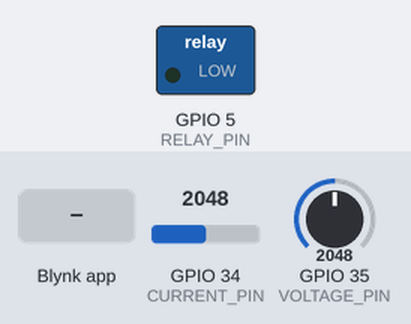
This sketch was run on a simulated ESP32. Shown: switched loads named in the sketch (green lamp = pin HIGH). The inputs (shaded band) are chosen by the test bench; at power-on: GPIO 34 (CURRENT_PIN) = 2048, GPIO 35 (VOLTAGE_PIN) = 2048 (analog values on the 0–4095 scale). WiFi joins after 1.5 s; servers stay silent unless stated; what the sketch prints to the serial monitor is not drawn.

Above: at 4.0 s.
4.1 s: Blynk app writes 1 to V3
At 5.1 s:
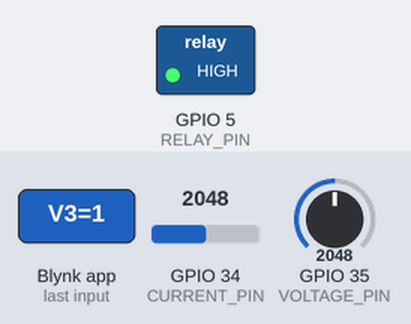
5.6 s: Blynk app writes 0 to V3
At 6.2 s:
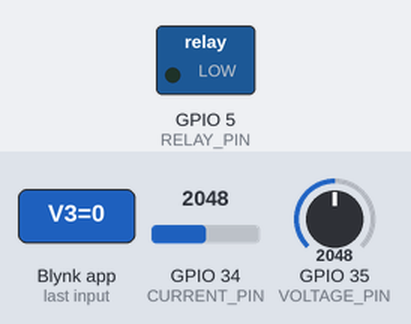
7.1 s: Blynk app writes 200 to V3
At 7.4 s:
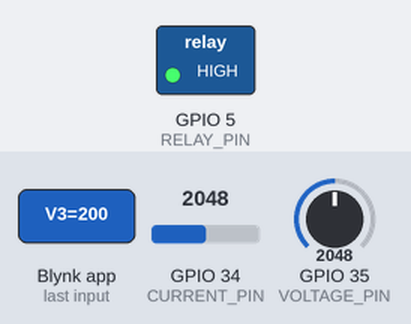
Timing chart, 0 to 10.1 s (numbered marks = the images above; inputs shaded):
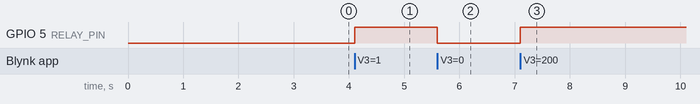

Measured:
- after the input at 4.1 s, GPIO 5 (RELAY_PIN): LOW → HIGH at once
- after the input at 5.6 s, GPIO 5 (RELAY_PIN): HIGH → LOW at once
- after the input at 7.1 s, GPIO 5 (RELAY_PIN): LOW → HIGH at once

The sketch:

Project.ino
```cpp
#define BLYNK_TEMPLATE_ID "YOUR_TEMPLATE_ID"
#define BLYNK_TEMPLATE_NAME "Major Project 2026"
#define BLYNK_AUTH_TOKEN "YOUR_BLYNK_AUTH_TOKEN"

#define BLYNK_PRINT Serial

#include <WiFi.h>
#include <BlynkSimpleEsp32.h>
#include <WebServer.h>
#include <WebSocketsServer.h>

// WiFi details
char ssid[] = "YOUR_WIFI_NAME";
char pass[] = "YOUR_WIFI_PASSWORD";

// Pin connections
#define CURRENT_PIN 34
#define VOLTAGE_PIN 35
#define RELAY_PIN 5

WebServer server(80);
WebSocketsServer webSocket(81);

BlynkTimer timer;

// Stores total energy consumed
float totalEnergy = 0;

// Used for energy calculation timing
unsigned long lastTime = 0;

// Current sensor offset value
float offset = 0;

// Reads voltage from voltage sensor
float readVoltage()
{
  int adc = analogRead(VOLTAGE_PIN);

  float voltage = adc * (3.3 / 4095.0) * 4.5;

  return voltage;
}

// Reads current from ACS712 sensor
float readCurrent()
{
  float raw = analogRead(CURRENT_PIN);

  float voltage = raw * (3.3 / 4095.0);

  float offsetVoltage = offset * (3.3 / 4095.0);

  float current_A = (voltage - offsetVoltage) / 0.066;

  float current_mA = current_A * 1000.0;

  return current_mA;
}

// Controls relay from Blynk app
BLYNK_WRITE(V3)
{
  digitalWrite(RELAY_PIN, param.asInt());
}

// Sends data to website and Blynk
void sendData()
{
  float voltage = readVoltage();

  float current_mA = readCurrent();

  float current_A = current_mA / 1000.0;

  float power = voltage * current_A;

  // Calculates energy usage
  unsigned long now = millis();

  totalEnergy += power * (now - lastTime) / 3600000.0;

  lastTime = now;

  // Displays values in Serial Monitor
  Serial.print("Voltage: ");
  Serial.println(voltage);

  Serial.print("Current: ");
  Serial.print(current_mA);
  Serial.println(" mA");

  Serial.print("Power: ");
  Serial.println(power);

  Serial.println("----------------");

  // Sends data to Blynk
  Blynk.virtualWrite(V0, voltage);
  Blynk.virtualWrite(V1, current_mA);
  Blynk.virtualWrite(V2, power);

  // Sends data to web dashboard
  String json = "{";

  json += "\"v\":" + String(voltage,2) + ",";
  json += "\"c\":" + String(current_mA,2) + ",";
  json += "\"p\":" + String(power,2) + ",";
  json += "\"e\":" + String(totalEnergy,2) + ",";
  json += "\"r\":" + String(digitalRead(RELAY_PIN));

  json += "}";

  webSocket.broadcastTXT(json);
}

// Toggles relay from website
void handleToggle()
{
  int state = !digitalRead(RELAY_PIN);

  digitalWrite(RELAY_PIN, state);

  Blynk.virtualWrite(V3, state);

  server.send(200, "text/plain", "OK");
}

// Main webpage
void handleRoot()
{
  String html = R"rawliteral(

<!DOCTYPE html>
<html>

<head>

<meta name="viewport" content="width=device-width, initial-scale=1">

<style>

body{
font-family:Arial;
background:white;
text-align:center;
margin:0;
}

.card{
margin:20px;
padding:20px;
}

.toggle{
width:100px;
height:100px;
border-radius:50%;
font-size:20px;
color:white;
border:none;
}

</style>

</head>

<body>

<h2>Major Project 2026</h2>

<div class="card">

<div id="v">Voltage</div>

<div id="c">Current</div>

<div id="p">Power</div>

<div id="e">Energy</div>

<button id="btn" class="toggle">--</button>

</div>

<script>

let ws = new WebSocket("ws://"+location.hostname+":81/");

ws.onmessage = function(e){

let d = JSON.parse(e.data);

document.getElementById("v").innerText = "Voltage: " + d.v + " V";

document.getElementById("c").innerText = "Current: " + d.c + " mA";

document.getElementById("p").innerText = "Power: " + d.p + " W";

document.getElementById("e").innerText = "Energy: " + d.e + " Wh";

let btn = document.getElementById("btn");

if(d.r == 1)
{
  btn.innerText = "ON";
  btn.style.background = "green";
}
else
{
  btn.innerText = "OFF";
  btn.style.background = "red";
}

};

document.getElementById("btn").onclick = function(){

fetch('/toggle');

};

</script>

</body>
</html>

)rawliteral";

  server.send(200,"text/html",html);
}

// Initial setup
void setup()
{
  Serial.begin(9600);

  pinMode(RELAY_PIN, OUTPUT);

  digitalWrite(RELAY_PIN, LOW);

  analogReadResolution(12);

  analogSetAttenuation(ADC_11db);

  // Finds sensor offset value
  for(int i = 0; i < 500; i++)
  {
    offset += analogRead(CURRENT_PIN);

    delay(2);
  }

  offset /= 500;

  Serial.print("Offset Value: ");

  Serial.println(offset);

  // Connects ESP32 to WiFi
  WiFi.begin(ssid, pass);

  while(WiFi.status() != WL_CONNECTED)
  {
    delay(500);

    Serial.print(".");
  }

  Serial.println("\nWiFi Connected");

  // Connects to Blynk server
  Blynk.begin(BLYNK_AUTH_TOKEN, ssid, pass);

  // Webpage routes
  server.on("/", handleRoot);

  server.on("/toggle", handleToggle);

  server.begin();

  // Starts WebSocket communication
  webSocket.begin();

  lastTime = millis();

  // Sends data every 2 seconds
  timer.setInterval(2000L, sendData);
}

// Main loop
void loop()
{
  Blynk.run();

  timer.run();

  server.handleClient();

  webSocket.loop();
}
```
